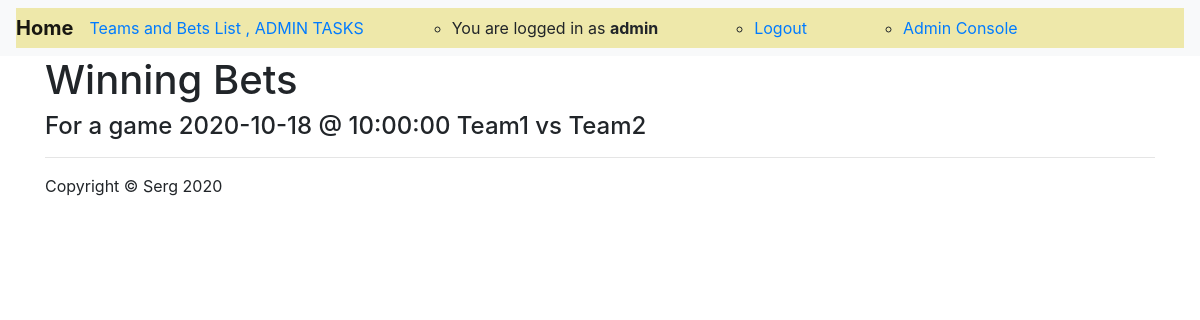
The page /betswinners/rch1pn22pz7fxubl1rcy9flfbbljtjs9/ (signed in) on the database as committed earlier.
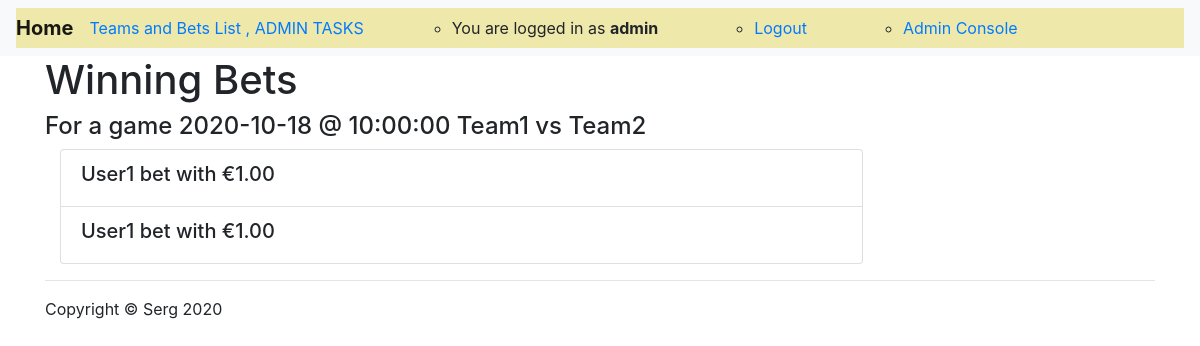
The same page on the database as committed later.
### sergtoto/models.py (models this page shows, shortened)
class Bet(models.Model):
    game = models.ForeignKey(Game, on_delete=models.CASCADE)
    user = models.ForeignKey(MyUser, on_delete=models.CASCADE)
    amount = models.DecimalField(max_digits=10, decimal_places=2)
    team_a_win = models.BooleanField(default=False, blank=True)
    team_b_win = models.BooleanField(default=False, blank=True)
    draw = models.BooleanField(default=False, blank=True)
    bet_won = models.BooleanField(default=False, blank=True)
    bet_loose = models.BooleanField(default=False, blank=True)

class MyUser(AbstractBaseUser):
    username = models.CharField(verbose_name='username', max_length=100, unique=True, )
    email = models.EmailField()
    is_active = models.BooleanField(default=True)
    is_admin = models.BooleanField(default=False)
    is_employee = models.BooleanField(default=False)
    objects = MyUserManager()
    USERNAME_FIELD = 'username'
    REQUIRED_FIELDS = ['email']
    def __str__(self):
        return self.username

### sergtoto/views.py (the view)
# urls.py: path('betswinners/<str:slug>/', bets_winners, name='bets_winners'),
def bets_winners(request, slug):
    game = Game.objects.get(slug=slug)
    bets = Bet.objects.filter(bet_won=True, game=game)
    context = {
        'bets': bets,
        'game': game,
    }
    return render(request, 'bets_winners.html', context)

### sergtoto/models.py (called while the page is built)
    def __str__(self):
        return self.game_date_time.date().__str__() + " @ " +\
               self.game_date_time.time().__str__() + " " + self.team_a.name + " vs " + self.team_b.name

### sergtoto/templates/bets_winners.html (shortened to what this page needs)
{% extends 'base.html' %}
{% load static %}
{% block content %}
    <h1>Winning Bets</h1>
    <h4>For a game {{ game }}</h4>
    <div class="col-lg-9">
        {% for bet in  bets %}
            <div class="list-group-item">
                <h5>{{ bet.user }} bet with €{{ bet.amount }} </h5>
            </div>
        {% endfor %}
    </div>
{% endblock content %}

Rows that differ between the two databases and show on the page:
added Bet: user "User1", amount "1.00"
added Bet: user "User1", amount "1.00"
